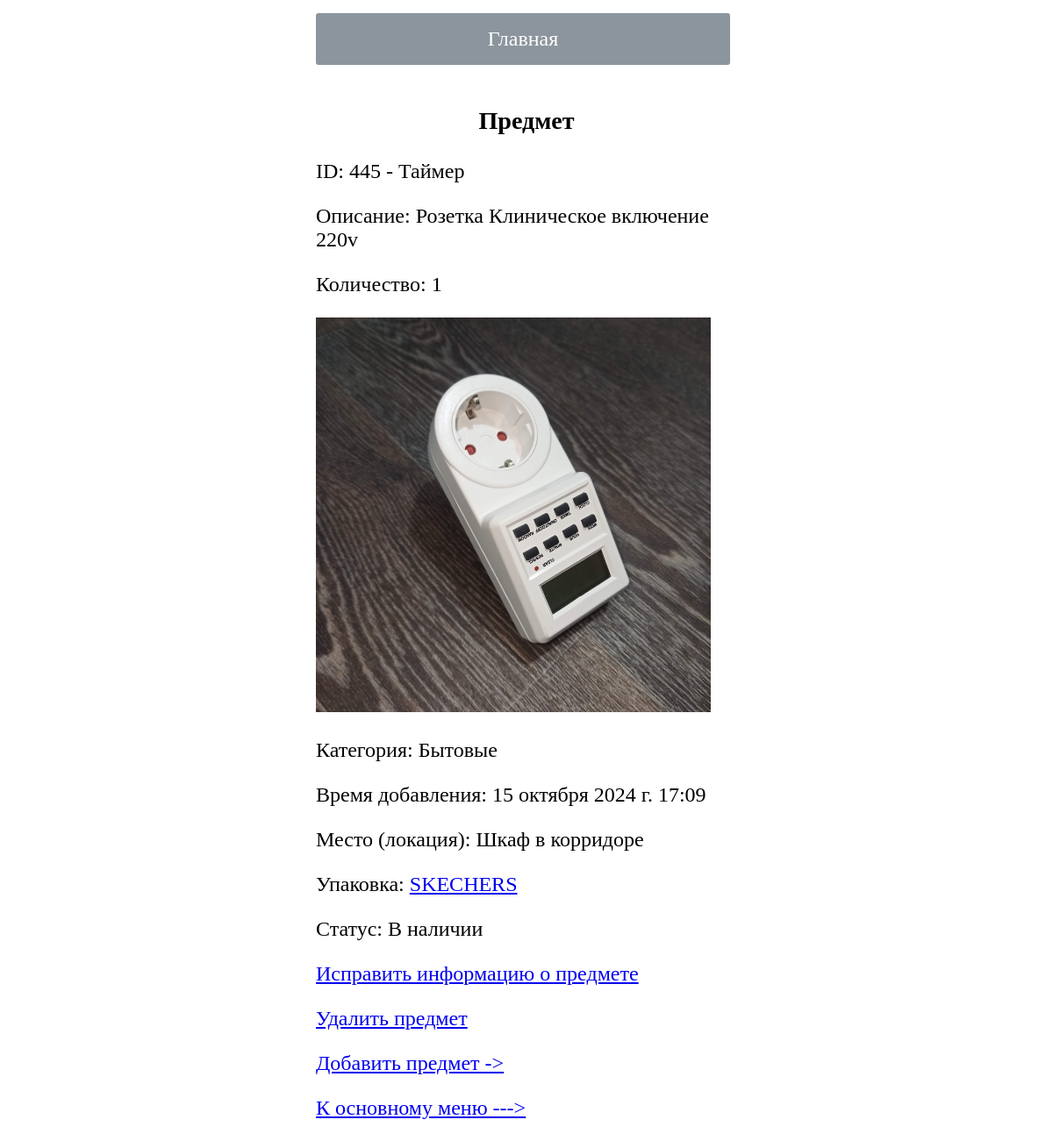
/inventory/item-detail/445/, run on the app's committed database.
### inventory_items/models.py (models this page shows, shortened)
class ItemModel(models.Model):
    name = models.CharField(max_length=30,
                            verbose_name="Название предмета",
                            blank=False)
    photo = models.ImageField(verbose_name="Фотография",
                              blank=True,
                              upload_to='uploads/%Y/%m/%d',
                              null=True,
                              default='uploads/default_item_image.png')
    details = models.TextField(verbose_name="Описание предмета")
    date_create = models.DateTimeField(verbose_name="Время добавления",
                                       auto_now_add=True)
    count = models.IntegerField(verbose_name="Количество/Объём",
                                blank=True,
                                default=1)
    STATUS_OF_ITEM = {
        "exist": "В наличии",
        "recycled": "Переработано",
        "thrown": "Выброшено"
    }
    status = models.CharField(max_length=15,
                              verbose_name="Статус",
                              blank=True,
                              null=False,
                              choices=STATUS_OF_ITEM,
                              default="exist")
    categories = models.ForeignKey(CategoryModel,
                                   verbose_name="Категория предмета",
                                   on_delete=models.PROTECT,
                                   blank=True,
                                   null=True,
                                   default=CategoryModel.get_last_cat_item)
    box = models.ForeignKey(BoxModel,
                            on_delete=models.PROTECT,
                            verbose_name="Упаковка",
                            blank=True,
                            null=True,
                            default=BoxModel.get_last_box_item)
    location = models.ForeignKey(LocationModel,
                                 verbose_name="Место/локация",
                                 on_delete=models.PROTECT,
                                 blank=True,
                                 null=True,
                                 default=LocationModel.get_last_location_item)
    class Meta:
        ordering = ['-id']

class CategoryModel(models.Model):
    name = models.CharField(max_length=30,
                            verbose_name="Название категории",
                            blank=False,
                            null=False,
                            unique=True)
    def __str__(self):
        return self.name

class BoxModel(models.Model):
    number = models.CharField(max_length=30,
                              verbose_name="Номер коробки/пакета",
                              blank=False,
                              null=False,
                              unique=True)
    width = models.IntegerField(verbose_name='Ширина бокса/пакета',
                                blank=False,
                                null=False)
    height = models.IntegerField(verbose_name='Высота бокса/пакета',
                                 blank=False,
                                 null=False)
    depth = models.IntegerField(verbose_name='Глубина бокса',
                                blank=False,
                                default=0)
    details = models.TextField(verbose_name="Описание",
                               blank=True)
    photo = models.ImageField(upload_to="uploads/box/%Y/%m/%d",
                              verbose_name='Фото',
                              blank=True,
                              null=True,
                              default=None)
    material = models.ForeignKey("MaterialBoxModel",
                                 verbose_name="Материал",
                                 on_delete=models.SET_NULL,
                                 null=True,
                                 blank=True)
    location = models.ForeignKey(LocationModel,
                                 verbose_name="Место/локация",
                                 on_delete=models.PROTECT,
                                 blank=True,
                                 null=True)
    def __str__(self):
        return self.number
    class Meta:
        ordering = ["-id"]

class LocationModel(models.Model):
    name = models.CharField(max_length=30,
                            verbose_name="Название места",
                            blank=False,
                            null=False,
                            unique=True)
    def __str__(self):
        return self.name
    class Meta:
        ordering = ["-id"]

### inventory_items/views.py (the view)
class ItemDetailView(DetailView):
    model = ItemModel

### inventory_items/templates/inventory_items/itemmodel_detail.html (shortened to what this page needs)
{% extends 'inventory_items/base.html' %}
{% block content %}
    <h3 class="h3-log">Предмет</h3>
    <div>
        ID: {{ object.id }} - {{ object.name }}
        <br>
        <p style="width: 480px">
            Описание: {{ object.details }}
        </p>
        <p>
            Количество: {{ object.count }}
        </p>
        <p>
            {% if object.photo.url is not None %}
                <img alt="Фото"
                     class="picture"
                     src="{{ object.photo.url }}">
            {% else %}
                НЕТ ФОТО
            {% endif %}
        </p>
        <p>
            Категория: {{ object.categories }}
        </p>
        <p>
            Время добавления: {{ object.date_create }}
        </p>
        <p>
            {% if object.location != None %}
                Место (локация): {{ object.location }}
            {% elif object.box != None and object.box.number != "Родная" and object.box.number != "Без упаковки" %}
                Место (локация): {{ object.box.location }}
            {% else %}
                Место (локация): <b>НЕИЗВЕСТНО!</b>
            {% endif %}
        </p>
        <p>
            {% if object.box.location is None %}
                Упаковка: {{ object.box }}
            {% else %}
                Упаковка:
                <a href="{% url 'inventory:box-details' pk=object.box.id %}">
                {{ object.box }}
            {% endif %}
            </a>
        </p>
        <p>
            Статус: {{ object.get_status_display }}
        </p>
    </div>
    <div>
        <p>
            <a href="{% url 'inventory:itemmodel-update-form' pk=object.id %}">
                Исправить информацию о предмете
            </a>
        </p>
        <p>
            <a href="{% url 'inventory:item-confirm-delete' pk=object.id %}">
                Удалить предмет
            </a>
        </p>
        <p>
            <a href="{% url 'inventory:item-create' %}">
                Добавить предмет ->
            </a>
        </p>
        <p>
            <a href="{% url 'inventory:index' %}">
                К основному меню --->
            </a>
        </p>
    </div>
{% endblock content %}

### inventory_items/static/css/standard_style.css (style rules this page uses)
html { height: 100vh; }
body { min-height: 100%; }
.parent { display: flex; }
div { font-size: 24px; }

### inventory_items/static/css/mobile_style.css (style rules this page uses)
html { height: 100vh; }
body { min-height: 100%; }
.parent { display: flex; }
div { font-size: 30px; }
.picture { width: 450px; }

### data on the page
ItemModel: id "445", name "Таймер", details "Розетка Клиническое включение 220v", count "1", photo (picture), categories "Бытовые", date_create "15 октября 2024 г. 17:09", box.location "Шкаф в корридоре", box "SKECHERS", status "В наличии"
